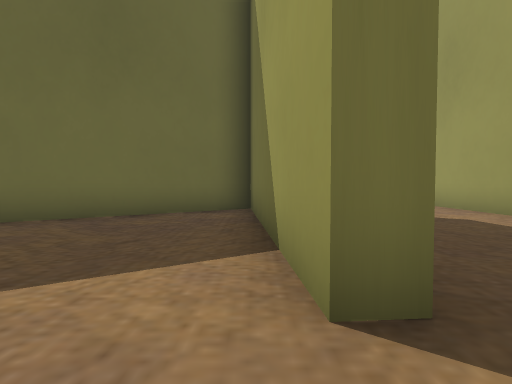
view 1 (above)

23 first-person views from a walk through a 3-D level made in the Unity game engine. The camera is 1.3 m above the floor, tilts 2° down and sees 80° across. The floor is counted in squares, 2 m on a side. Each view is taken from the middle of a square. On the plan, view 1 faces up. The plan holds only what a view shows up to about 10 squares ahead; the rest is blank. The player is left out. Some animated figures are not drawn.

view 2
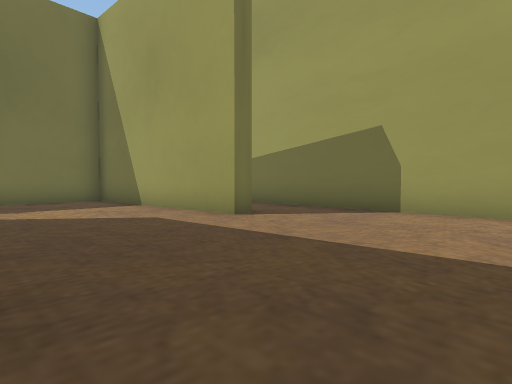

view 3
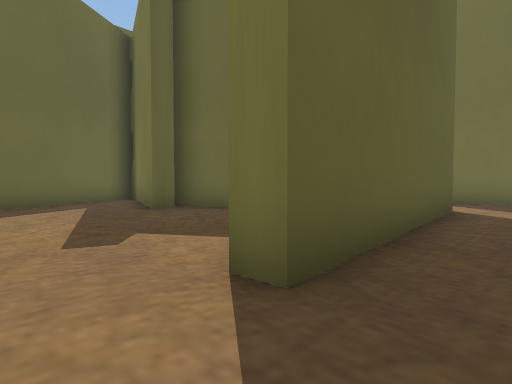

view 4
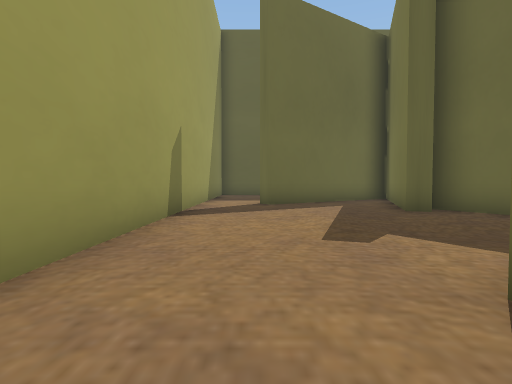

view 5
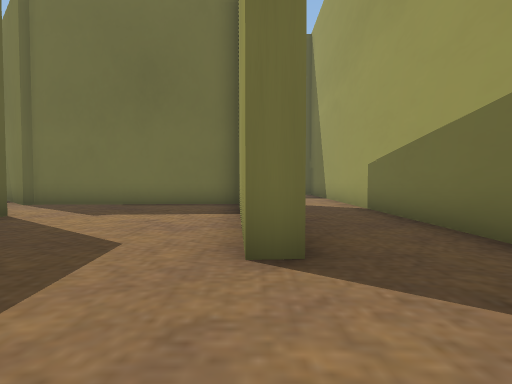

view 6
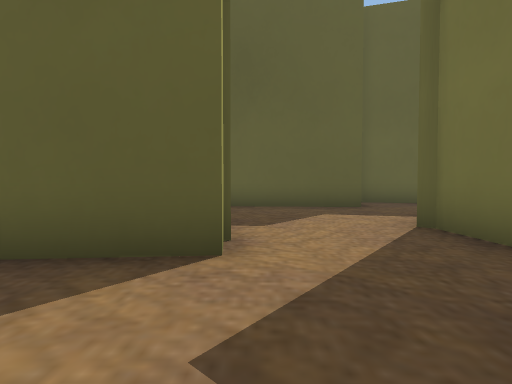

view 7
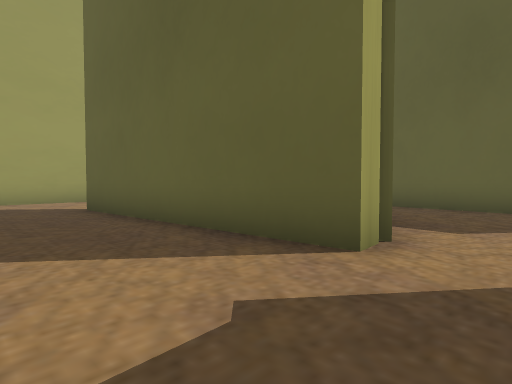

view 8
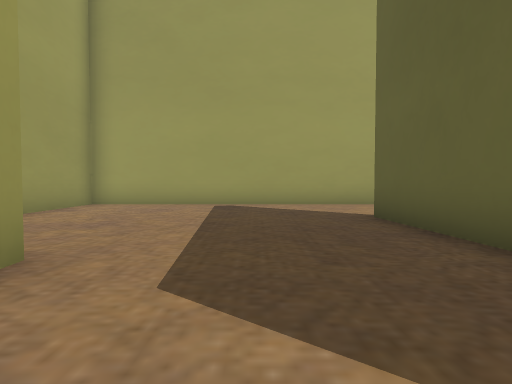

view 9
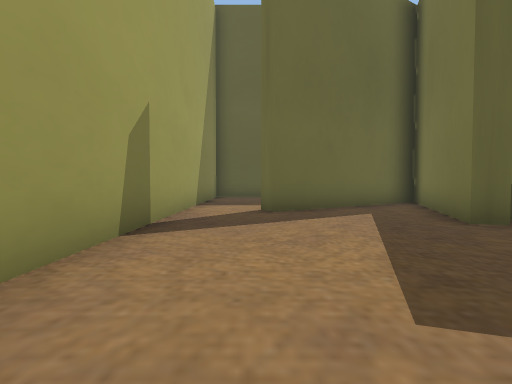

view 10
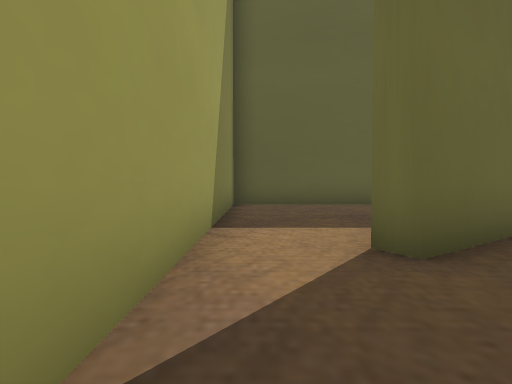

view 11
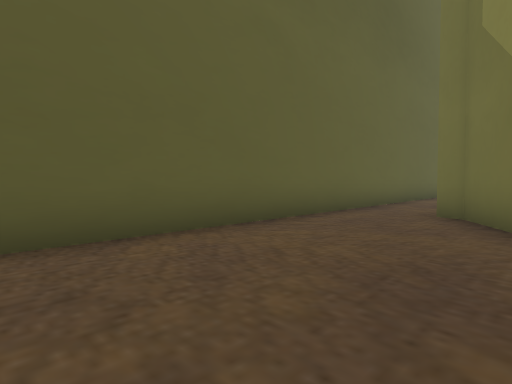

view 12
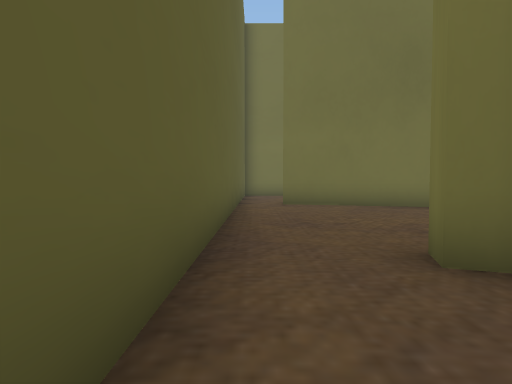

view 13
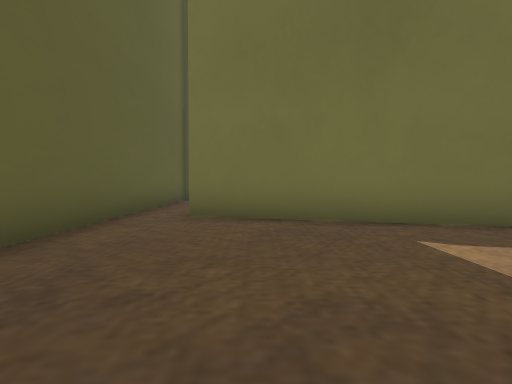

view 14
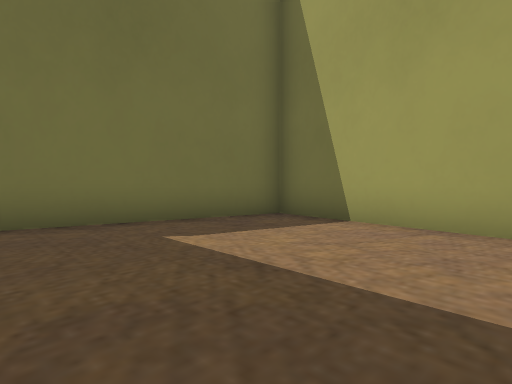

view 15
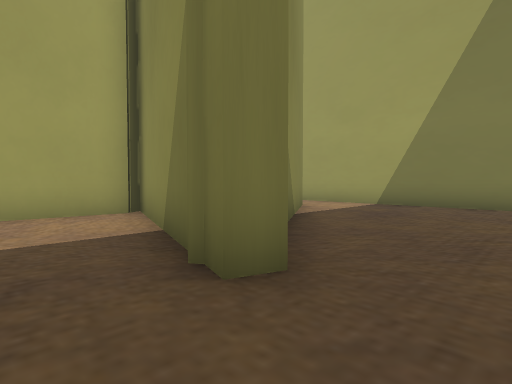

view 16
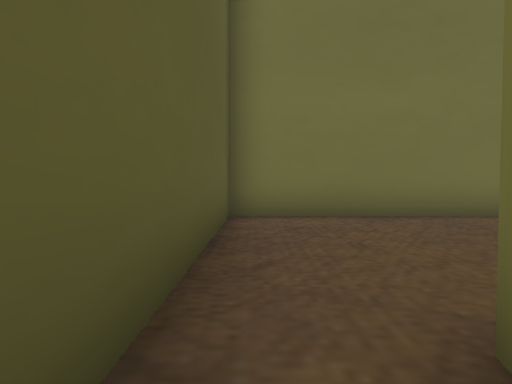

view 17
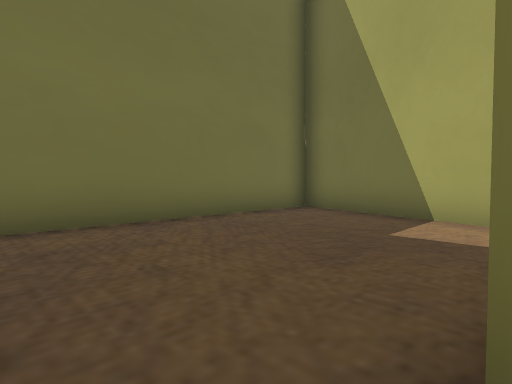

view 18
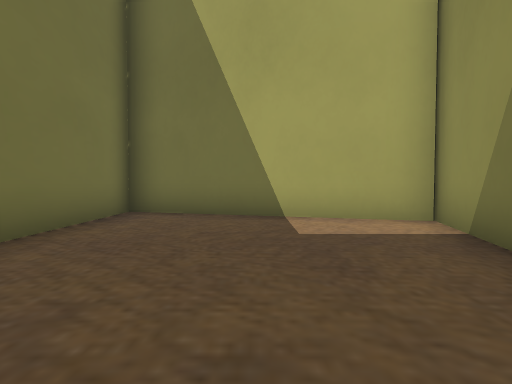

view 19
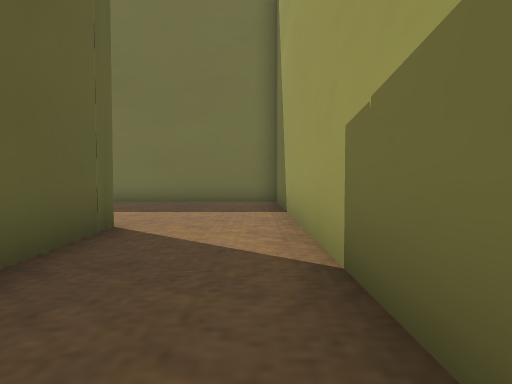

view 20
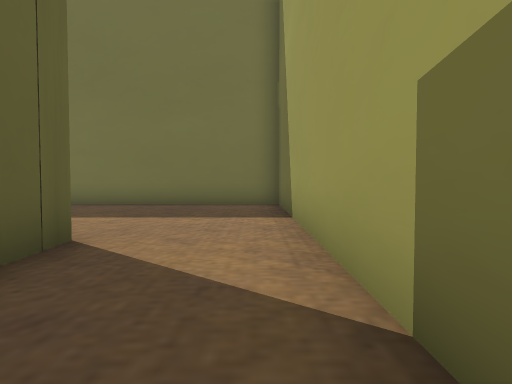

view 21
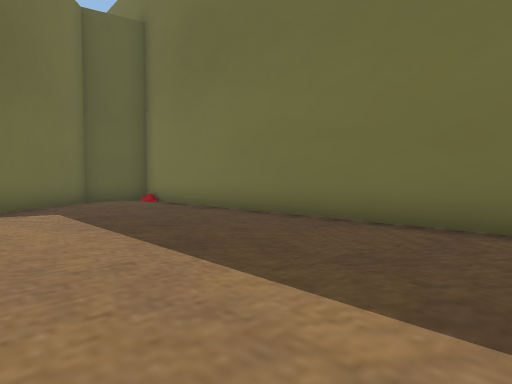

view 22
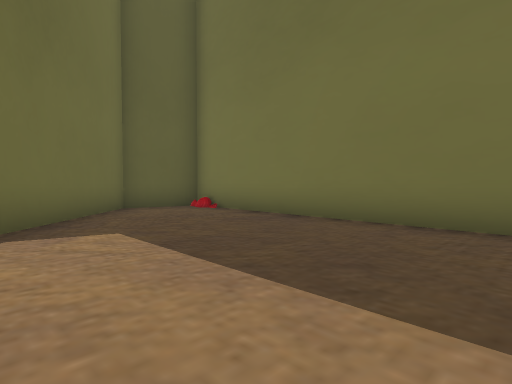

view 23
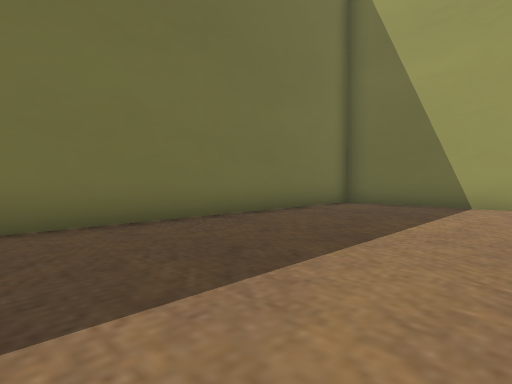

### Floor plan
Points are (right, up) in squares from view 1. A wall is a line through its corners. A room is listed if a view was taken in it or the views show most of it. See-through windows are left out.
Room 1 (views 1, 2, 3, 4, 5, 6, 7, 8, 9, 10, 19, 20)
walls: (-0.2, 7.7) (0.3, 7.7) (0.8, 1.4) (0.3, 1.4) (-0.1, 7.3) (-5.2, 4.1); (5.4, 4.5) (4.9, 4.5) (4.5, 10.8) (-1.2, 10.5); (-4.4, 3.8) (-4.6, 3.3) (-9.4, 4.9) (-6.5, 0.4) (-6.9, 0.1); (-1.4, 10.3) (-3.2, 12.1); (5, 11.4) (5.1, 9.2); (-4.7, 10.7) (-5.1, 5.8); (-6.5, -1.6) (7.7, -1.6) (7.7, 12.5); (-6, 12.9) (-6.5, 11.2)
ways out: opening at (-7.5, -0.5) to room 2; opening at (6.5, 11.5) to room 5
Room 2 (views 11, 12)
walls: (-6.9, 0.1) (-10.1, 5.1) (-10.6, 5.3); (-12.5, 6.6) (-12.5, -1.6) (-6.5, -1.6)
ways out: opening at (-7.5, -0.5) to room 1; opening at (-11.5, 5.5) to room 3
Room 3 (views 13, 14, 15, 16, 17)
walls: (-10.6, 5.3) (-10.4, 5.7) (-5.5, 4.1); (-5.7, 4.4) (-5.2, 10.1) (-11.3, 11.7); (-12.5, 12.5) (-12.5, 6.6)
ways out: opening at (-11.5, 5.5) to room 2; opening at (-12, 12) to room 4
Room 4 (view 18)
walls: (-9.3, 11.6) (-7, 11.1) (-5.5, 16.7) (-12.5, 16.7) (-12.5, 12.5)
ways out: opening at (-12, 12) to room 3
Room 5 (views 21, 22, 23)
walls: (7.7, 12.5) (7.7, 16.7) (-5, 16.7) (-5.4, 14.9) (-2.7, 12.3)
ways out: opening at (6.5, 11.5) to room 1

Positions as (right, up) in squares from view 1, and headings:
1: (0, 0), facing up
2: (1, 0), facing up-right
3: (2, 0), facing up-left
4: (2, 0), facing left
5: (5, 2), facing up
6: (3, 8), facing left
7: (3, 9), facing down-left
8: (3, 7), facing down
9: (0, 0), facing left
10: (-4, -1), facing left
11: (-9, -1), facing up-left
12: (-12, 3), facing up
13: (-10, 6), facing up
14: (-10, 6), facing up-right
15: (-12, 7), facing down-right
16: (-12, 11), facing up
17: (-12, 12), facing up-right
18: (-12, 14), facing right
19: (7, 7), facing up
20: (7, 8), facing up
21: (5, 12), facing up-left
22: (2, 12), facing up-left
23: (-1, 12), facing up-right
